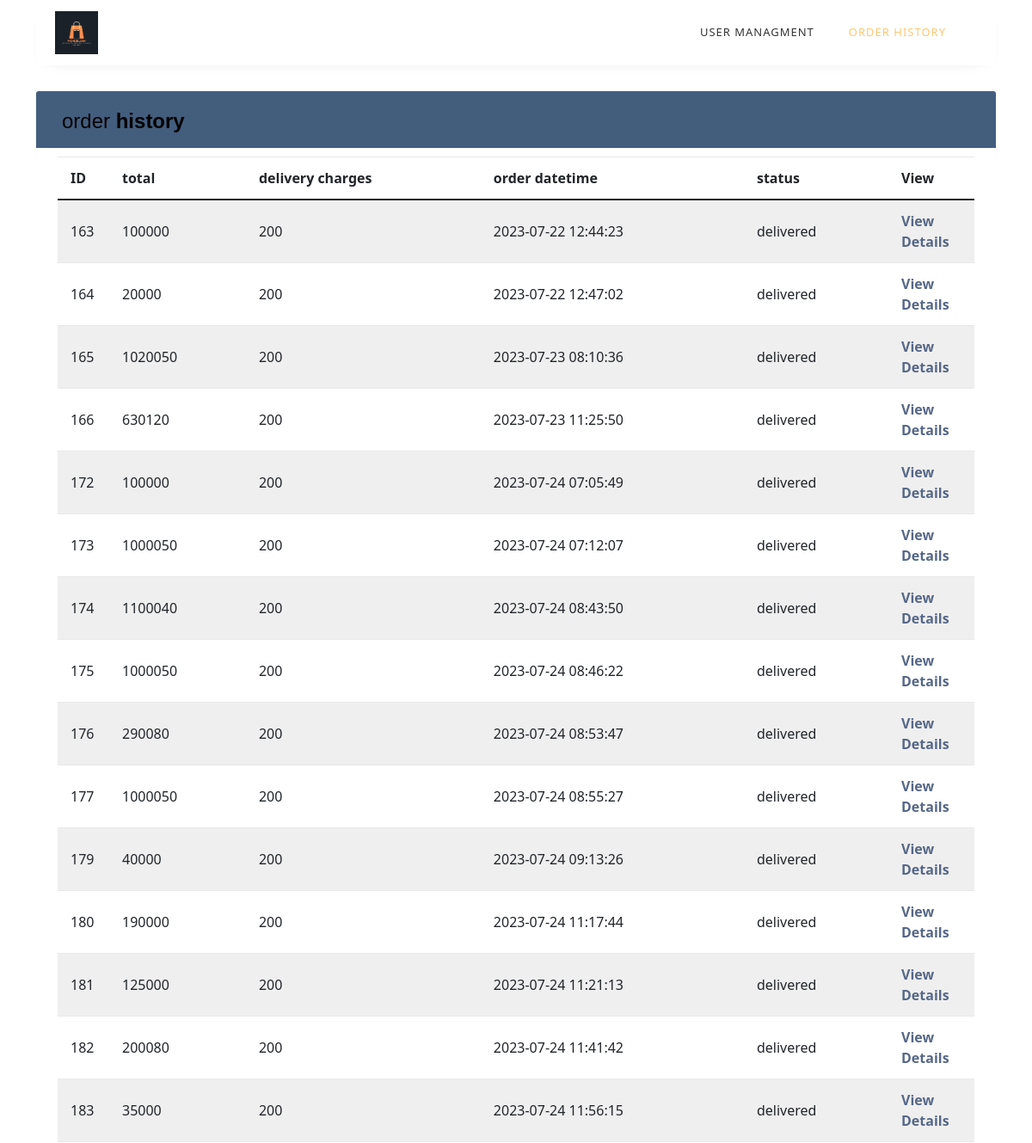
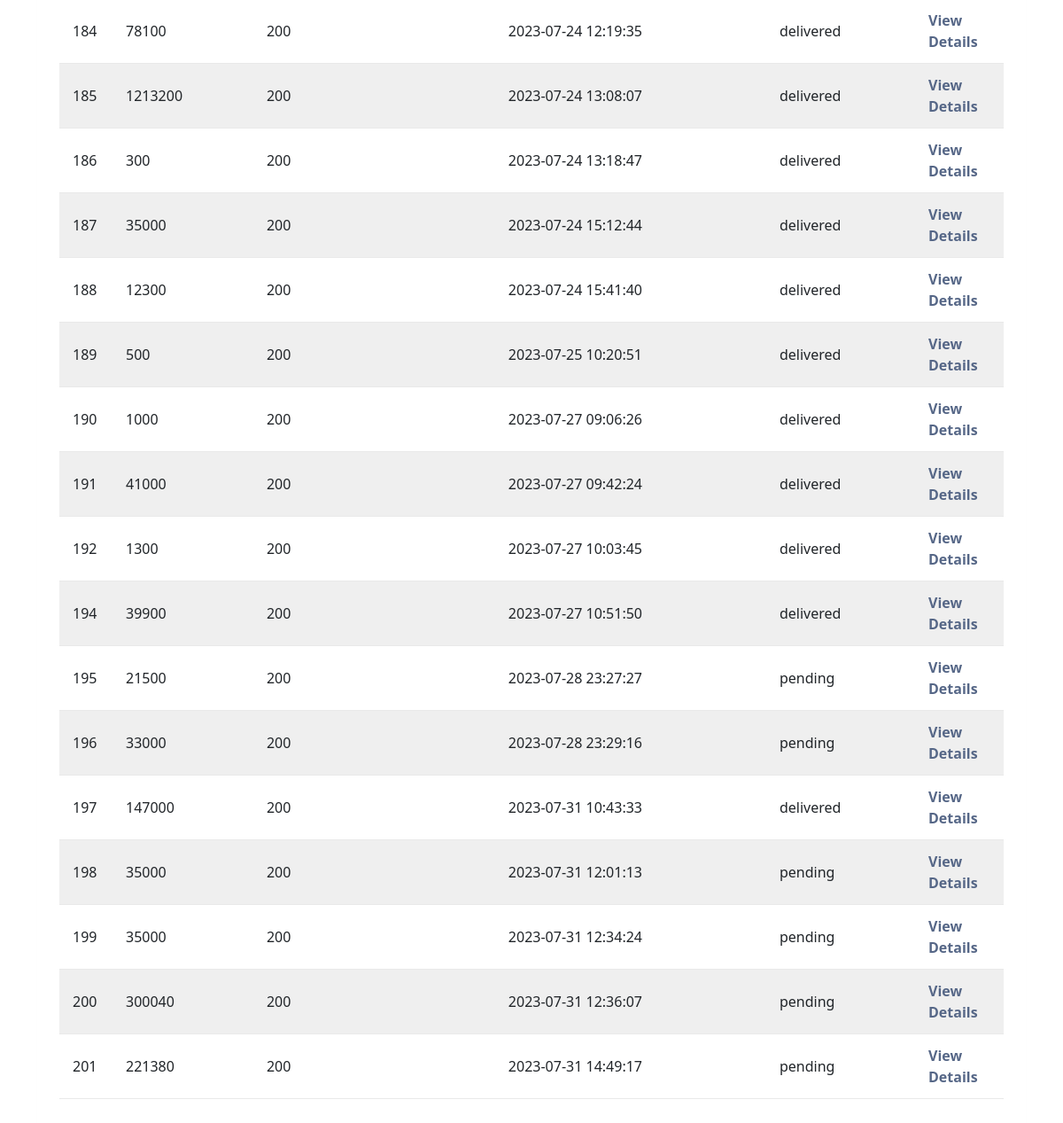
The app's page /user_orders.php (signed in) with its own data (2 pictures, top to bottom).
### tables this page shows
CREATE TABLE `orders` (
  `id` int(11) NOT NULL,
  `user_id` int(11) NOT NULL,
  `total` int(11) NOT NULL,
  `delivery_charges` int(11) NOT NULL,
  `order_date_time` datetime NOT NULL,
  `status` varchar(100) NOT NULL DEFAULT 'pending'
);

### user_orders.php (the view, shortened to what this page needs)
<?php
include 'config.php';
?>
<!doctype html>
<html lang="en">
<head>
	<link rel="stylesheet" href="https://stackpath.bootstrapcdn.com/font-awesome/4.7.0/css/font-awesome.min.css">
	<link rel="stylesheet" href="css/style.css">
</head>
<body>
	<section class="section">
		<div class="container">
			<nav class="navbar navbar-expand-lg ftco_navbar ftco-navbar-light" id="ftco-navbar">
				<div class="container">
					<a class="navbar-brand" href="index.php"><img class="img" src="phonesell.com_logo.png" alt=""></a>
					<div class="collapse navbar-collapse" id="ftco-nav">
						<ul class="navbar-nav ml-auto mr-md-3">
							<li class="nav-item "><a href="profile.php" class="nav-link">user managment</a></li>
							<li class="nav-item active"><a href="user_orders.php" class="nav-link">order history</a></li>
					<?php
					if (isset($_SESSION['cart_details']['cart_total_qty'])) {
						print_r($_SESSION['cart_details']['cart_total_qty']);
					} else {
						print_r(0);
					}
					?>
						</ul>
					</div>
				</div>
			</nav>
	</section>
</body>
</html>
<?php
$user_id = $_SESSION["user_id"];
$query = "SELECT * FROM orders where user_id='$user_id' ";
$result = $conn->query($query);
?>
<div class="container">
	<div class="table-wrapper">
		<div class="table-title">
			<div class="row">
				<div class="col-sm-6">
					<h2>order <b>history</b></h2>
				</div>
				<div class="col-sm-6">
				</div>
				<link href="https://cdn.jsdelivr.net/npm/bootstrap@5.0.2/dist/css/bootstrap.min.css" rel="stylesheet">
			</div>
		</div>
		<table class="table table-striped table-hover">
			<thead>
				<tr>
					<th>ID</th>
					<th>total</th>
					<th>delivery charges</th>
					<th>order datetime</th>
					<th>status</th>
					<th>View</th>
				</tr>
			</thead>
			<tbody>
				<?php
				if ($result->num_rows > 0) {
					foreach ($result as $row) {
				?>
						<tr>
							<td><?php echo $row['id']; ?></td>
							<td><?php echo $row['total']; ?></td>
							<td><?php echo $row['delivery_charges']; ?></td>
							<td><?php echo $row['order_date_time']; ?></td>
							<td><?php echo $row['status']; ?></td>
							<td><a href="order_details.php?id=<?php echo $row['id']; ?>">View Details</a></td>
						</tr>
				<?php
					}
				}
				?>
			</tbody>
		</table>
	</div>
</div>

### user_orders.php (style rules this page uses)
.img { height: 50px; }
body { color: #566787; background: #f5f5f5; font-family: 'Varela Round', sans-serif; font-size: 13px; }
.table-wrapper { background: #fff; padding: 20px 25px; margin: 30px 0; border-radius: 3px; box-shadow: 0 1px 1px rgba(0, 0, 0, .05); }
.table-title { padding-bottom: 15px; background: #435d7d; color: #fff; padding: 16px 30px; margin: -20px -25px 10px; border-radius: 3px 3px 0 0; }
.table-title h2 { margin: 5px 0 0; font-size: 24px; }
table.table tr th, table.table tr td { border-color: #e9e9e9; padding: 12px 15px; vertical-align: middle; }
table.table tr th:first-child { width: 60px; }
table.table tr th:last-child { width: 100px; }
table.table-striped tbody tr:nth-of-type(odd) { background-color: #fcfcfc; }
table.table td a { font-weight: bold; color: #566787; display: inline-block; text-decoration: none; outline: none !important; }

### records on screen
orders: id "163", total "100000", delivery_charges "200", order_date_time "2023-07-22 12:44:23", status "delivered"
orders: id "164", total "20000", delivery_charges "200", order_date_time "2023-07-22 12:47:02", status "delivered"
orders: id "165", total "1020050", delivery_charges "200", order_date_time "2023-07-23 08:10:36", status "delivered"
orders: id "166", total "630120", delivery_charges "200", order_date_time "2023-07-23 11:25:50", status "delivered"
orders: id "172", total "100000", delivery_charges "200", order_date_time "2023-07-24 07:05:49", status "delivered"
orders: id "173", total "1000050", delivery_charges "200", order_date_time "2023-07-24 07:12:07", status "delivered"
orders: id "174", total "1100040", delivery_charges "200", order_date_time "2023-07-24 08:43:50", status "delivered"
orders: id "175", total "1000050", delivery_charges "200", order_date_time "2023-07-24 08:46:22", status "delivered"
orders: id "176", total "290080", delivery_charges "200", order_date_time "2023-07-24 08:53:47", status "delivered"
orders: id "177", total "1000050", delivery_charges "200", order_date_time "2023-07-24 08:55:27", status "delivered"
orders: id "179", total "40000", delivery_charges "200", order_date_time "2023-07-24 09:13:26", status "delivered"
orders: id "180", total "190000", delivery_charges "200", order_date_time "2023-07-24 11:17:44", status "delivered"
orders: id "181", total "125000", delivery_charges "200", order_date_time "2023-07-24 11:21:13", status "delivered"
orders: id "182", total "200080", delivery_charges "200", order_date_time "2023-07-24 11:41:42", status "delivered"
orders: id "183", total "35000", delivery_charges "200", order_date_time "2023-07-24 11:56:15", status "delivered"
orders: id "184", total "78100", delivery_charges "200", order_date_time "2023-07-24 12:19:35", status "delivered"
orders: id "185", total "1213200", delivery_charges "200", order_date_time "2023-07-24 13:08:07", status "delivered"
orders: id "186", total "300", delivery_charges "200", order_date_time "2023-07-24 13:18:47", status "delivered"
orders: id "187", total "35000", delivery_charges "200", order_date_time "2023-07-24 15:12:44", status "delivered"
orders: id "188", total "12300", delivery_charges "200", order_date_time "2023-07-24 15:41:40", status "delivered"
orders: id "189", total "500", delivery_charges "200", order_date_time "2023-07-25 10:20:51", status "delivered"
orders: id "190", total "1000", delivery_charges "200", order_date_time "2023-07-27 09:06:26", status "delivered"
orders: id "191", total "41000", delivery_charges "200", order_date_time "2023-07-27 09:42:24", status "delivered"
orders: id "192", total "1300", delivery_charges "200", order_date_time "2023-07-27 10:03:45", status "delivered"
orders: id "194", total "39900", delivery_charges "200", order_date_time "2023-07-27 10:51:50", status "delivered"
orders: id "195", total "21500", delivery_charges "200", order_date_time "2023-07-28 23:27:27", status "pending"
orders: id "196", total "33000", delivery_charges "200", order_date_time "2023-07-28 23:29:16", status "pending"
orders: id "197", total "147000", delivery_charges "200", order_date_time "2023-07-31 10:43:33", status "delivered"
orders: id "198", total "35000", delivery_charges "200", order_date_time "2023-07-31 12:01:13", status "pending"
orders: id "199", total "35000", delivery_charges "200", order_date_time "2023-07-31 12:34:24", status "pending"
orders: id "200", total "300040", delivery_charges "200", order_date_time "2023-07-31 12:36:07", status "pending"
orders: id "201", total "221380", delivery_charges "200", order_date_time "2023-07-31 14:49:17", status "pending"
